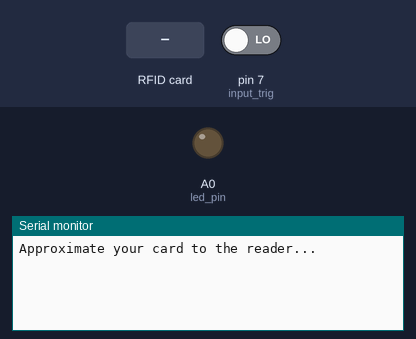
Bench run of a sketch on a simulated Arduino Uno, built with avr-gcc and run on an emulated ATmega328P. Parts: output pins drawn as LEDs (lit = HIGH), the last lines printed to the serial monitor. Inputs (shaded band) come from the test bench; at power-on: pin 7 (input_trig) LOW. Pins used as bus, display or sensor lines are not drawn.

Above: at 1.2 s.
1.3 s: RFID card BD 31 15 2B held to the reader
At 1.9 s:
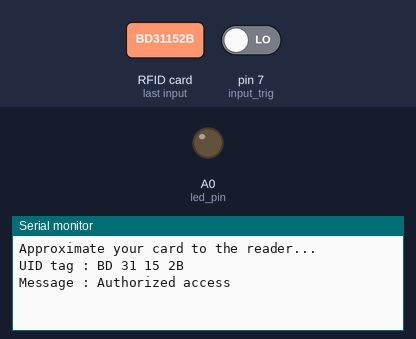
2.8 s: RFID card 5E 7A 19 C4 held to the reader
At 5.6 s:
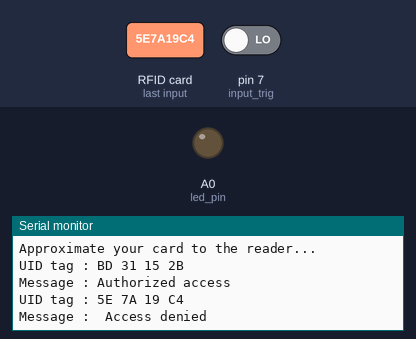

The sketch:

smart_helmet_lock.ino
```cpp
/*Title: Smart Helmet Lock Design
 *
 * Author: Simon
 *
 * Date: 28th, Feb, 2020
 *
 */

// Initialize all the libs needed
#include <SoftwareSerial.h>
#include <SPI.h>
#include <MFRC522.h>

SoftwareSerial ble(5,6); // creates and instance of the software serial and attaches bluetooth module's tx and rx to pins 5 and 6

#define SS_PIN 10
#define RST_PIN 9
MFRC522 mfrc522(SS_PIN, RST_PIN);   // Create and instance of the  MFRC522(the name is absolutely random).


#define trigger1 4
#define trigger2 3
#define trigger3 2
#define input_trig 7
#define led_pin A0


int bluetooth_state;
int flag = 0; // ensures that only one state is printed on the serial
int input_state = 0; // stores the state values on the input pad
void setup() {
  Serial.begin(9600);   // Initiate a serial communication
  pinMode(trigger1, OUTPUT);
  pinMode(trigger2, OUTPUT);
  pinMode(trigger3, OUTPUT);
  pinMode(input_trig, INPUT);
  pinMode(led_pin, OUTPUT);

  SPI.begin(); // Initialize SPI bus
  mfrc522.PCD_Init(); // Initialize MFRC522
  Serial.println("Approximate your card to the reader...");
  Serial.println();
}
void loop(){
//test_mcu(); // Uncomment to test and confirm MCU is okay, LED on the board should blink at intervals of 1/2 a sec

access_via_rfid(); // Unlocks via rfid

access_via_bluetooth(); // Unlocks via bluetooth app

access_via_signal_input(); // Unlocks via signal input
}

void access_via_rfid(){
    // Look for new cards
  if ( ! mfrc522.PICC_IsNewCardPresent()) {
    return;
  }
  // Select one of the cards
  if ( ! mfrc522.PICC_ReadCardSerial()) {
    return;
  }
  //Show UID on serial monitor
  Serial.print("UID tag :");
  String content= "";
  byte letter;
  for (byte i = 0; i < mfrc522.uid.size; i++) {
     Serial.print(mfrc522.uid.uidByte[i] < 0x10 ? " 0" : " ");
     Serial.print(mfrc522.uid.uidByte[i], HEX);
     content.concat(String(mfrc522.uid.uidByte[i] < 0x10 ? " 0" : " "));
     content.concat(String(mfrc522.uid.uidByte[i], HEX));
  }
  Serial.println();
  Serial.print("Message : ");
  content.toUpperCase();

 // ******** AUTHORIZATION *********
 //change here the UID "BD 31 15 2B" of the card/cards that you want to give access
  if (content.substring(1) == "BD 31 15 2B"){
    digitalWrite(trigger1, HIGH);
    Serial.println("Authorized access");
    Serial.println();
    delay(3000);
  }else{
    Serial.println(" Access denied");
    delay(3000);
  }
}

void access_via_bluetooth(){
   if(Serial.available() > 0){
      bluetooth_state = Serial.read();
      flag=0;
    }

  // Checks if correct code was sent to authorise access
   if(bluetooth_state == "1"){
    digitalWrite(trigger1, HIGH); // unlocks the helmet
   } else {
     digitalWrite(trigger1, LOW); // does nothing if no code or the wrong code was sent
   }

}

void access_via_signal_input(){
  input_state = digitalRead(input_trig);
  if(input_state == 1){
    digitalWrite(trigger1, HIGH); // unlocks the helmet
  } else {
    digitalWrite(trigger1, LOW); // does nothing
  }
}


void test_mcu(){
  digitalWrite(led_pin, HIGH);
  delay(500);
  digitalWrite(led_pin, LOW);
  delay(500);
}
```

Measured:
- after the input at 1.3 s, the serial monitor: prints a new line at once (image 1)
- after the input at 2.8 s, the serial monitor: prints a new line after 1.5 s (image 2)
